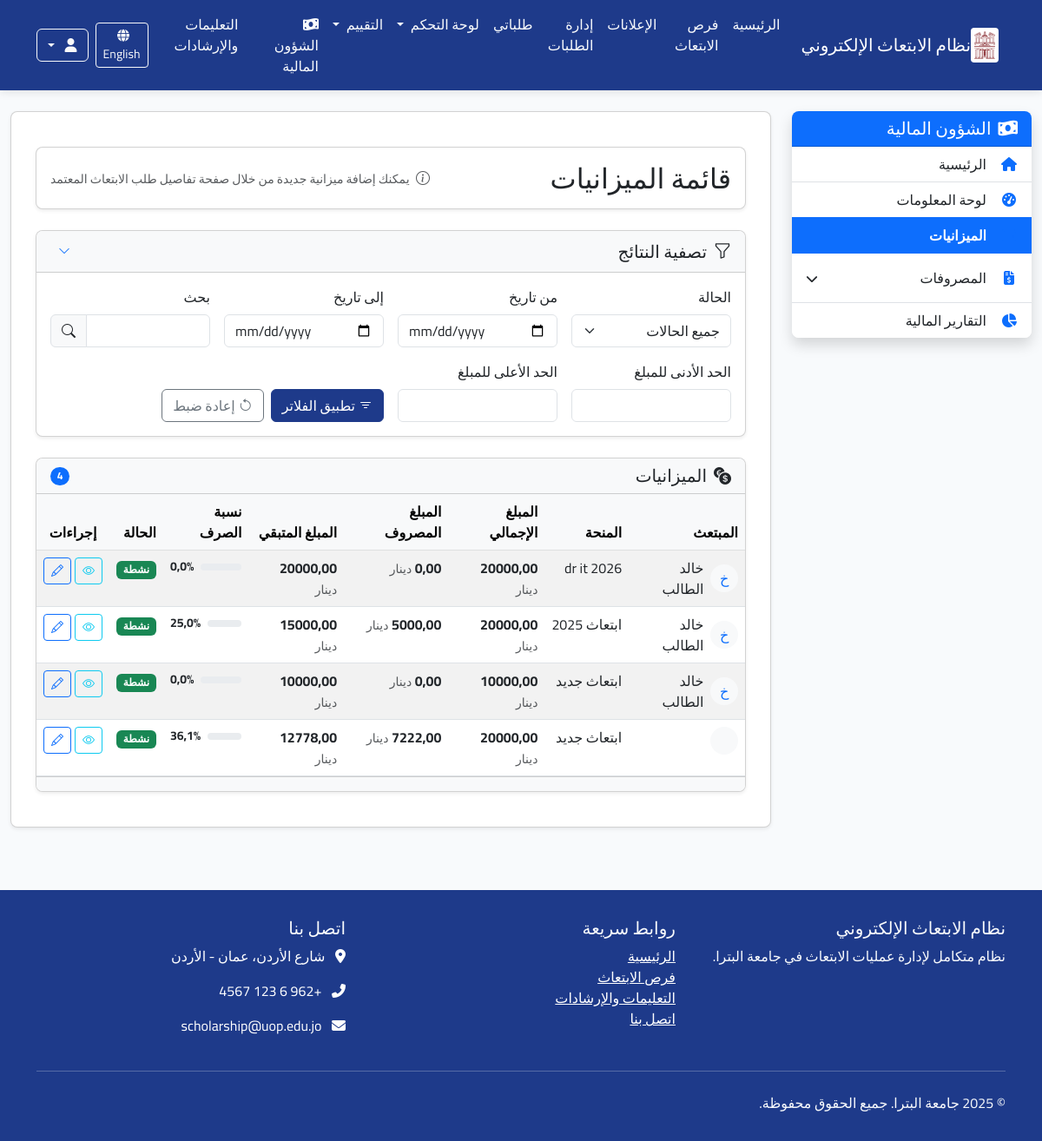
Page /ar/finance/budgets/ (signed in) on the earlier database version.
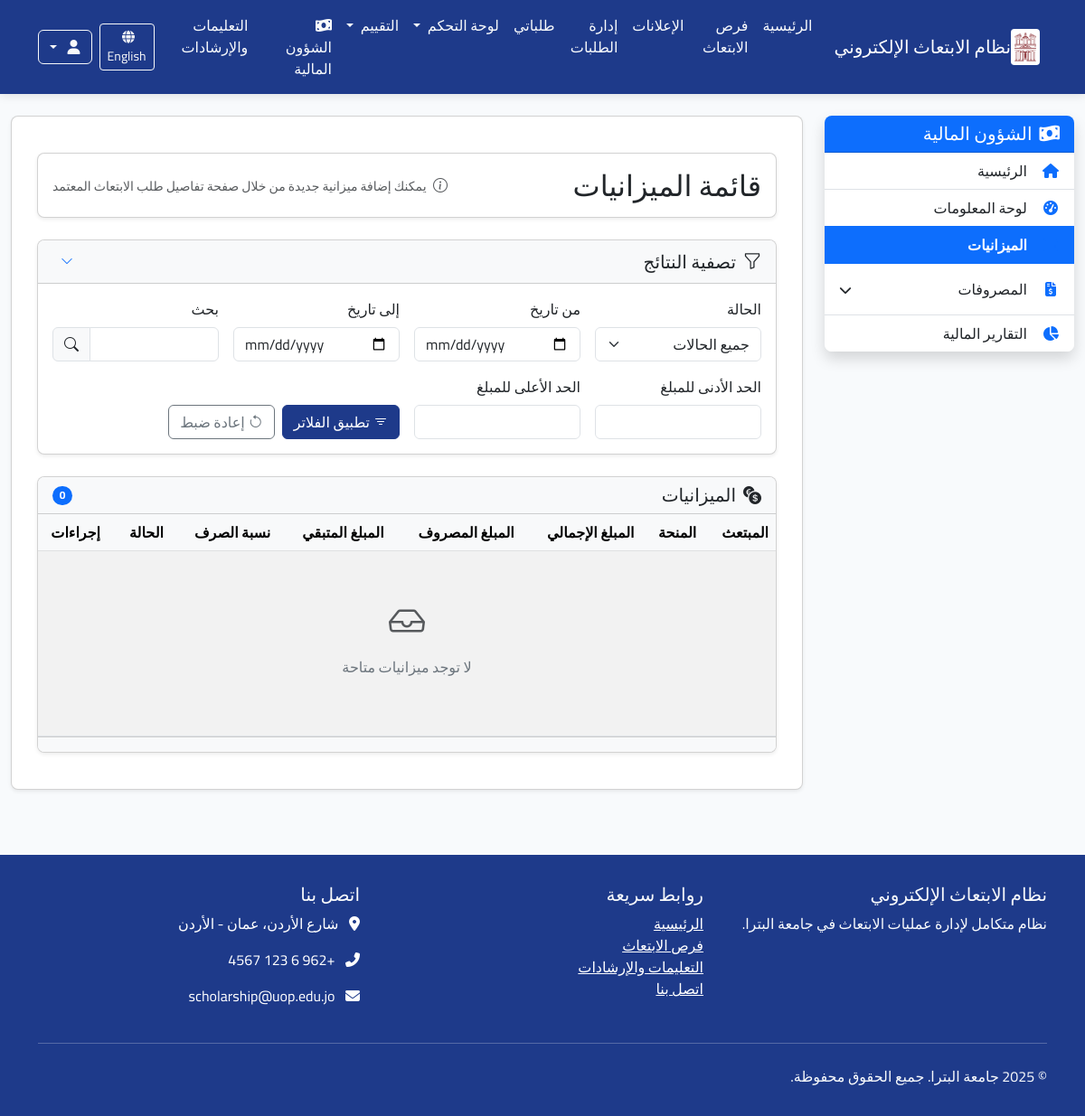
Same page on the later database version.
### finance/models.py (models this page shows, shortened)
class ScholarshipBudget(models.Model):
    application = models.OneToOneField(Application, on_delete=models.CASCADE,
                                       verbose_name=_("طلب الابتعاث"),
                                       related_name="budget")
    total_amount = models.DecimalField(_("المبلغ الإجمالي"), max_digits=12, decimal_places=2)
    start_date = models.DateField(_("تاريخ بدء الميزانية"))
    end_date = models.DateField(_("تاريخ انتهاء الميزانية"))
    created_by = models.ForeignKey(User, on_delete=models.CASCADE,
                                   verbose_name=_("تم الإنشاء بواسطة"),
                                   related_name="created_budgets")
    created_at = models.DateTimeField(_("تاريخ الإنشاء"), auto_now_add=True)
    updated_at = models.DateTimeField(_("تاريخ التحديث"), auto_now=True)
    notes = models.TextField(_("ملاحظات"), blank=True, null=True)
    tuition_fees = models.DecimalField(_("الرسوم الدراسية"), max_digits=12, decimal_places=2, default=0)
    monthly_stipend = models.DecimalField(_("المخصص الشهري"), max_digits=12, decimal_places=2, default=0)
    travel_allowance = models.DecimalField(_("بدل السفر"), max_digits=12, decimal_places=2, default=0)
    health_insurance = models.DecimalField(_("التأمين الصحي"), max_digits=12, decimal_places=2, default=0)
    books_allowance = models.DecimalField(_("بدل الكتب"), max_digits=12, decimal_places=2, default=0)
    research_allowance = models.DecimalField(_("بدل البحث العلمي"), max_digits=12, decimal_places=2, default=0)
    conference_allowance = models.DecimalField(_("بدل المؤتمرات"), max_digits=12, decimal_places=2, default=0)
    other_expenses = models.DecimalField(_("مصاريف أخرى"), max_digits=12, decimal_places=2, default=0)
    STATUS_CHOICES = [
        ('active', _('نشطة')),
        ('suspended', _('معلقة')),
        ('closed', _('مغلقة')),
    ]
    status = models.CharField(_("حالة الميزانية"), max_length=20, choices=STATUS_CHOICES, default='active')
    class Meta:
        verbose_name = _("ميزانية الابتعاث")
        verbose_name_plural = _("ميزانيات الابتعاث")
        ordering = ['-created_at']
    def get_remaining_amount(self):
        spent_amount = self.expenses.aggregate(models.Sum('amount'))['amount__sum'] or 0
        return self.total_amount - spent_amount
    def get_spent_amount(self):
        return self.expenses.aggregate(models.Sum('amount'))['amount__sum'] or 0
    def get_spent_percentage(self):
        if self.total_amount > 0:
            return (self.get_spent_amount() / self.total_amount) * 100
        return 0

### applications/models.py (models this page shows, shortened)
class Application(models.Model):
    scholarship = models.ForeignKey(Scholarship, verbose_name=_("فرصة الابتعاث"), on_delete=models.CASCADE,
                                    related_name="applications")
    applicant = models.ForeignKey(User, verbose_name=_("المتقدم"), on_delete=models.CASCADE,
                                  related_name="applications")
    status = models.ForeignKey(ApplicationStatus, verbose_name=_("حالة الطلب"), on_delete=models.PROTECT,
                               related_name="applications")
    application_date = models.DateTimeField(_("تاريخ التقديم"), auto_now_add=True)
    last_update = models.DateTimeField(_("آخر تحديث"), auto_now=True)
    motivation_letter = models.TextField(_("خطاب الدوافع"),
                                         help_text=_("اشرح لماذا تريد التقدم لهذه الفرصة وما هي أهدافك"))
    research_proposal = models.TextField(_("مقترح البحث"), blank=True, null=True,
                                         help_text=_("إذا كان الابتعاث لدراسة الدكتوراه، أرفق مقترح البحث الخاص بك"))
    comments = models.TextField(_("ملاحظات إضافية"), blank=True, null=True,
                                help_text=_("أي معلومات إضافية تود إضافتها لطلبك"))
    acceptance_letter = models.BooleanField(_("هل لديك قبول مبدئي؟"), default=False)
    acceptance_university = models.CharField(_("اسم الجامعة التي لديك قبول فيها"), max_length=200, blank=True,
                                             null=True)
    admin_notes = models.TextField(_("ملاحظات إدارية"), blank=True, null=True)
    class Meta:
        verbose_name = _("طلب ابتعاث")
        verbose_name_plural = _("طلبات الابتعاث")
        ordering = ['-application_date']
        unique_together = ['scholarship', 'applicant']  # لا يمكن للمستخدم التقديم على نفس الفرصة مرتين

### announcements/models.py (models this page shows, shortened)
class Scholarship(models.Model):
    STATUS_CHOICES = (
        ('draft', _('مسودة')),
        ('published', _('منشور')),
        ('closed', _('مغلق')),
    )
    title = models.CharField(_("العنوان"), max_length=200)
    scholarship_type = models.ForeignKey(ScholarshipType, verbose_name=_("نوع الابتعاث"), on_delete=models.CASCADE,
                                         related_name="scholarships")
    description = models.TextField(_("الوصف"))
    requirements = models.TextField(_("المتطلبات"))
    benefits = models.TextField(_("المميزات"), blank=True, null=True)
    countries = models.CharField(_("الدول المتاحة"), max_length=255, blank=True, null=True)
    universities = models.TextField(_("الجامعات المتاحة"), blank=True, null=True)
    deadline = models.DateTimeField(_("الموعد النهائي للتقديم"))
    publication_date = models.DateTimeField(_("تاريخ النشر"), default=timezone.now)
    status = models.CharField(_("الحالة"), max_length=20, choices=STATUS_CHOICES, default='draft')
    max_applicants = models.PositiveIntegerField(_("الحد الأقصى للمتقدمين"), default=0, help_text=_("0 يعني غير محدود"))
    eligibility_criteria = models.TextField(_("معايير الأهلية"), blank=True, null=True)
    application_process = models.TextField(_("عملية التقديم"), blank=True, null=True)
    contact_info = models.TextField(_("معلومات الاتصال"), blank=True, null=True)
    attachment = models.FileField(_("مرفق"), upload_to='scholarship_attachments/', blank=True, null=True)
    created_by = models.ForeignKey(User, verbose_name=_("تم إنشاؤه بواسطة"), on_delete=models.CASCADE,
                                   related_name="created_scholarships")
    updated_at = models.DateTimeField(_("تم التحديث في"), auto_now=True)
    class Meta:
        verbose_name = _("فرصة ابتعاث")
        verbose_name_plural = _("فرص الابتعاث")
        ordering = ['-publication_date']

### finance/views.py (the view, shortened to what this page needs)
# urls.py: path('budgets/', views.budget_list, name='budget_list'),
@login_required
@permission_required('finance.view_scholarshipbudget', raise_exception=True)
def budget_list(request):
    filter_form = BudgetFilterForm(request.GET)
    budgets = ScholarshipBudget.objects.all().order_by('-created_at')
    if filter_form.is_valid():
        data = filter_form.cleaned_data
        if data.get('status'):
            budgets = budgets.filter(status=data['status'])
        if data.get('start_date'):
            budgets = budgets.filter(start_date__gte=data['start_date'])
        if data.get('end_date'):
            budgets = budgets.filter(end_date__lte=data['end_date'])
        if data.get('min_amount'):
            budgets = budgets.filter(total_amount__gte=data['min_amount'])
        if data.get('max_amount'):
            budgets = budgets.filter(total_amount__lte=data['max_amount'])
    for budget in budgets:
        budget.spent_amount = budget.get_spent_amount()
        budget.remaining_amount = budget.get_remaining_amount()
        budget.spent_percentage = budget.get_spent_percentage()
    paginator = Paginator(budgets, 10)  # 10 عناصر في كل صفحة
    page = request.GET.get('page')
    try:
        budgets_page = paginator.page(page)
    except PageNotAnInteger:
        budgets_page = paginator.page(1)
    except EmptyPage:
        budgets_page = paginator.page(paginator.num_pages)
    context = {
        'budgets': budgets_page,
        'filter_form': filter_form,
    }
    return render(request, 'finance/budget_list.html', context)

### finance/forms.py
class BudgetFilterForm(forms.Form):
    status = forms.ChoiceField(
        label=_("الحالة"),
        choices=[('', _('جميع الحالات'))] + list(ScholarshipBudget.STATUS_CHOICES),
        required=False
    )
    start_date = forms.DateField(
        label=_("من تاريخ"),
        widget=forms.DateInput(attrs={'type': 'date'}),
        required=False
    )
    end_date = forms.DateField(
        label=_("إلى تاريخ"),
        widget=forms.DateInput(attrs={'type': 'date'}),
        required=False
    )
    min_amount = forms.DecimalField(
        label=_("الحد الأدنى للمبلغ"),
        required=False
    )
    max_amount = forms.DecimalField(
        label=_("الحد الأعلى للمبلغ"),
        required=False
    )
    search = forms.CharField(
        label=_("بحث"),
        required=False
    )

### core/context_processors.py (called while the page is built)
def user_role(request):
    role = 'anonymous'
    if request.user.is_authenticated:
        role = request.user.profile.role
    return {
        'user_role': role
    }

### finance/templates/finance/budget_list.html (shortened to what the changed rows need)
{% extends "finance/base.html" %}
{% load i18n %}
{% load static %}
{% block finance_content %}
<div class="container-fluid py-4">
    <div class="card shadow-sm mb-4">
        <div class="card-body">
            <div class="d-flex justify-content-between align-items-center">
                <h2 class="card-title mb-0">{% trans "قائمة الميزانيات" %}</h2>
            </div>
        </div>
    </div>
    <div class="card shadow-sm">
        <div class="card-header bg-light">
            <div class="d-flex justify-content-between align-items-center">
                <h5 class="mb-0">
                    <i class="bi bi-currency-exchange me-2"></i>{% trans "الميزانيات" %}
                </h5>
                <span class="badge bg-primary rounded-pill">{{ budgets.paginator.count }}</span>
            </div>
        </div>
        <div class="card-body p-0">
            <div class="table-responsive">
                <table class="table table-hover table-striped mb-0">
                    <thead class="table-light">
                        <tr>
                            <th>{% trans "المبتعث" %}</th>
                            <th>{% trans "المنحة" %}</th>
                            <th>{% trans "المبلغ الإجمالي" %}</th>
                            <th>{% trans "المبلغ المصروف" %}</th>
                            <th>{% trans "المبلغ المتبقي" %}</th>
                            <th>{% trans "نسبة الصرف" %}</th>
                            <th>{% trans "الحالة" %}</th>
                            <th class="text-center">{% trans "إجراءات" %}</th>
                        </tr>
                    </thead>
                    <tbody>
                        {% for budget in budgets %}
                        <tr>
                            <td>
                                <div class="d-flex align-items-center">
                                    <div class="avatar-circle bg-light text-primary me-2">
                                        {{ budget.application.applicant.get_full_name|slice:":1" }}
                                    </div>
                                    <div>{{ budget.application.applicant.get_full_name }}</div>
                                </div>
                            </td>
                            <td>
                                <span class="text-truncate d-inline-block" style="max-width: 200px;" title="{{ budget.application.scholarship.title }}">
                                    {{ budget.application.scholarship.title }}
                                </span>
                            </td>
                            <td>
                                <span class="fw-bold">{{ budget.total_amount|floatformat:2 }}</span>
                                <small class="text-muted">{% trans "دينار" %}</small>
                            </td>
                            <td>
                                <span class="fw-bold">{{ budget.spent_amount|floatformat:2 }}</span>
                                <small class="text-muted">{% trans "دينار" %}</small>
                            </td>
                            <td>
                                <span class="fw-bold">{{ budget.remaining_amount|floatformat:2 }}</span>
                                <small class="text-muted">{% trans "دينار" %}</small>
                            </td>
                            <td>
                                <div class="d-flex align-items-center">
                                    <div class="progress flex-grow-1 me-2" style="height: 8px;">
                                    </div>
                                    <span class="small fw-bold">{{ budget.spent_percentage|floatformat:1 }}%</span>
                                </div>
                            </td>
                            <td>
                                {% if budget.status == 'active' %}
                                    <span class="badge bg-success">{{ budget.get_status_display }}</span>
                                {% elif budget.status == 'suspended' %}
                                    <span class="badge bg-warning text-dark">{{ budget.get_status_display }}</span>
                                {% else %}
                                    <span class="badge bg-secondary">{{ budget.get_status_display }}</span>
                                {% endif %}
                            </td>
                            <td>
                                <div class="d-flex justify-content-center">
                                    <a href="{% url 'finance:budget_detail' budget.id %}" class="btn btn-sm btn-outline-info me-1" title="{% trans 'عرض' %}">
                                        <i class="bi bi-eye"></i>
                                    </a>
                                    {% if perms.finance.change_scholarshipbudget %}
                                    <a href="{% url 'finance:update_budget' budget.id %}" class="btn btn-sm btn-outline-primary" title="{% trans 'تعديل' %}">
                                        <i class="bi bi-pencil"></i>
                                    </a>
                                    {% endif %}
                                </div>
                            </td>
                        </tr>
                        {% empty %}
                        <tr>
                            <td colspan="8" class="text-center py-4">
                                <div class="empty-state">
                                    <i class="bi bi-inbox fs-1 text-muted"></i>
                                    <p class="mt-2">{% trans "لا توجد ميزانيات متاحة" %}</p>
                                </div>
                            </td>
                        </tr>
                        {% endfor %}
                    </tbody>
                </table>
            </div>
        </div>
    </div>
</div>
{% block extra_css %}
<link rel="stylesheet" href="https://cdn.jsdelivr.net/npm/bootstrap-icons@1.11.1/font/bootstrap-icons.css">
{% endblock %}
{% endblock %}

Differences in the rows shown:
removed ScholarshipBudget: application.applicant.get_full_name "خ", application.applicant.get_full_name "خالد الطالب", application.scholarship "dr it 2026", total_amount "20000,00", spent_amount "0,00", remaining_amount "20000,00", spent_percentage "0,0", status "نشطة"
removed ScholarshipBudget: application.applicant.get_full_name "خ", application.applicant.get_full_name "خالد الطالب", application.scholarship "ابتعاث 2025", total_amount "20000,00", spent_amount "5000,00", remaining_amount "15000,00", spent_percentage "25,0", status "نشطة"
removed ScholarshipBudget: application.applicant.get_full_name "خ", application.applicant.get_full_name "خالد الطالب", application.scholarship "ابتعاث جديد", total_amount "10000,00", spent_amount "0,00", remaining_amount "10000,00", spent_percentage "0,0", status "نشطة"
removed ScholarshipBudget: application.scholarship "ابتعاث جديد", total_amount "20000,00", spent_amount "7222,00", remaining_amount "12778,00", spent_percentage "36,1", status "نشطة"
Other differences:
{{ budgets.paginator.count }}: "4" → "0"
text now shown: "لا توجد ميزانيات متاحة"
